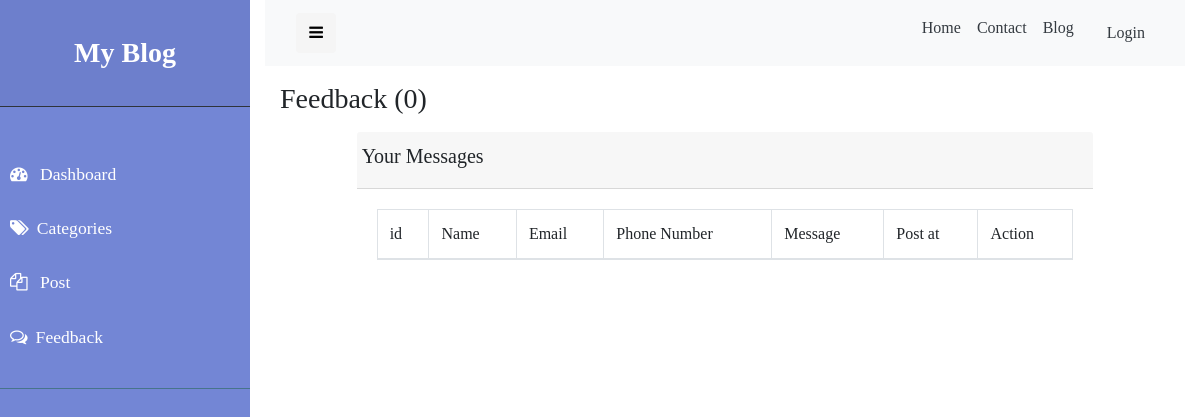
Before: /staff/feedback with the older database file.
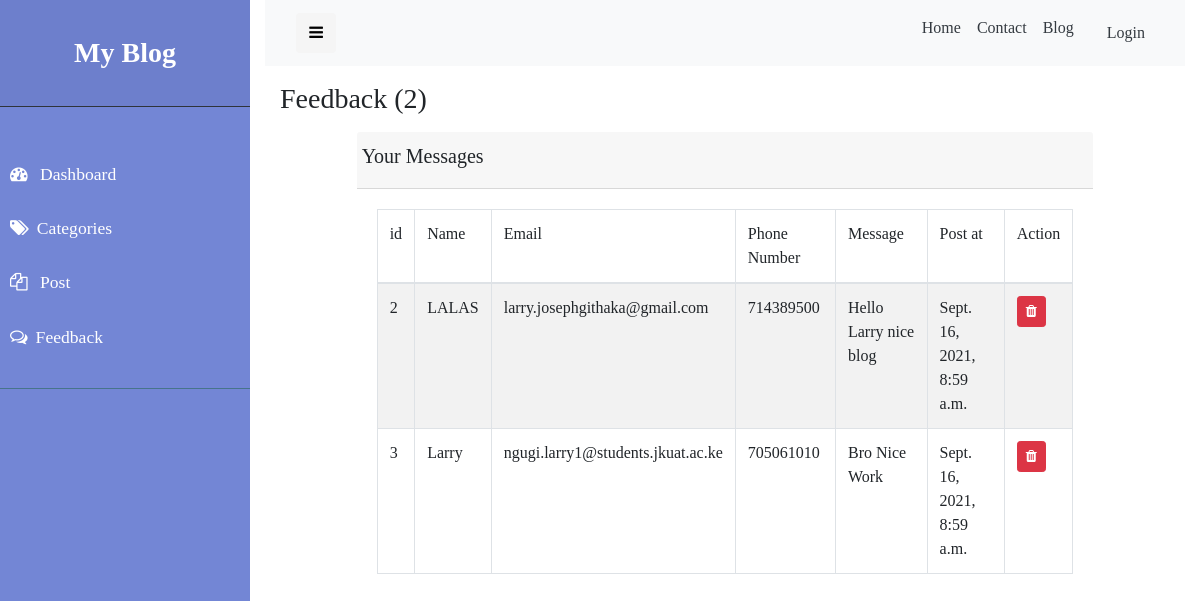
After: the same page with the newer database file.
### blog/models.py (models this page shows, shortened)
class Feedback (models.Model):
    message = models.TextField()
    name = models.CharField(max_length=50,blank=True,null=True)
    email = models.EmailField(max_length=100,blank=True,null=True)
    phone_number = models.IntegerField(blank=True,null=True)
    created_at = models.DateTimeField(auto_now_add=True)
    updated_at = models.DateTimeField(auto_now=True)
    class Meta:
        verbose_name_plural = 'Feedback'

### blog/views.py (the view)
# urls.py: path('feedback', views.showFeedback, name='feedback'),
def showFeedback(request):
    context = {}
    context['feedback_list'] = Feedback.objects.all()
    return render(request, 'blog/admin/feedback.html', context)

### blog/templates/blog/admin/feedback.html (shortened to what this page needs)
{% extends 'blog/admin/layouts/admin-base.html' %}
{% load static %}
{% block 'content' %}
<div class="container-fluid">
    <h3 class="my-3 "> Feedback ({{feedback_list|length}}) </h3>
    <div class="row justify-content-center">
        <div class="col-lg-10">
            <div class="card-header">
                <div class="row">
                    <h5>Your Messages</h5>
                </div>
            </div>
            <div class="card-body">
                <table class="table table-striped table-bordered">
                    <thead>
                        <tr>
                            <td>id</td>
                            <td>Name</td>
                            <td>Email</td>
                            <td>Phone Number</td>
                            <td>Message</td>
                            <td>Post at</td>
                            <td>Action</td>
                        </tr>
                    </thead>
                    <tbody>
                        {% for feedback in feedback_list %}
                        <tr>
                            <td>{{feedback.id}}</td>
                            <td>{{feedback.name}}</td>
                            <td>{{feedback.email}}</td>
                            <td>{{feedback.phone_number}}</td>
                            <td>{{feedback.message}}</td>
                            <td>{{feedback.created_at}}</td>
                            <td>
                                <a href=" {% url 'delete_feedback' feedback.id %} " class="btn btn-danger btn-sm">
                                    <i class="fa fa-trash"></i>
                                </a>
                            </td>
                        </tr>
                        {% endfor %}
                    </tbody>
                </table>
            </div>
        </div>
    </div>
</div>
{% endblock %}

Changed rows visible on the page:
added Feedback: id "2", name "LALAS", email "larry.josephgithaka@gmail.com", phone_number "714389500", message "Hello Larry nice blog", created_at "Sept. 16, 2021, 8:59 a.m."
added Feedback: id "3", name "Larry", email "ngugi.larry1@students.jkuat.ac.ke", phone_number "705061010", message "Bro Nice Work", created_at "Sept. 16, 2021, 8:59 a.m."
Other visible differences:
{{ feedback_list|length }}: "0" → "2"
